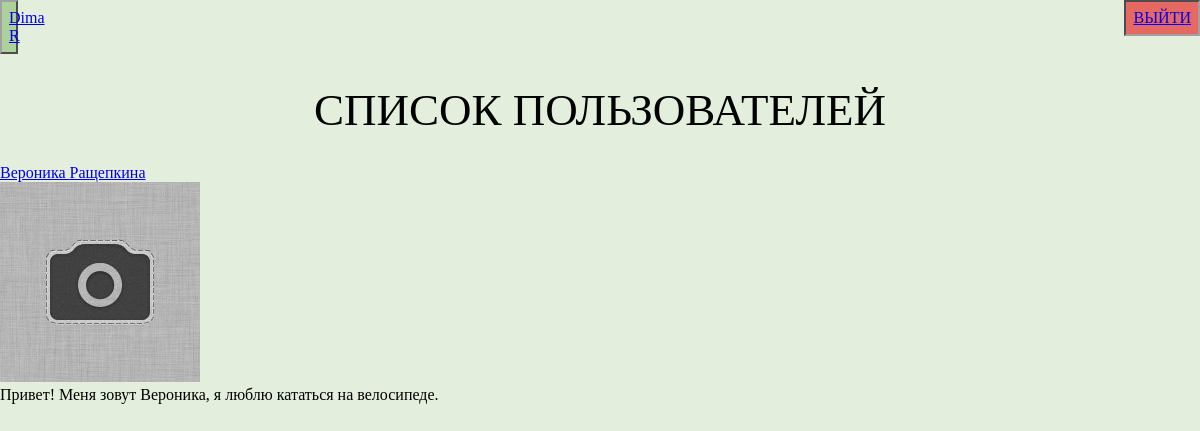
The page /users (signed in) on the database as committed earlier.
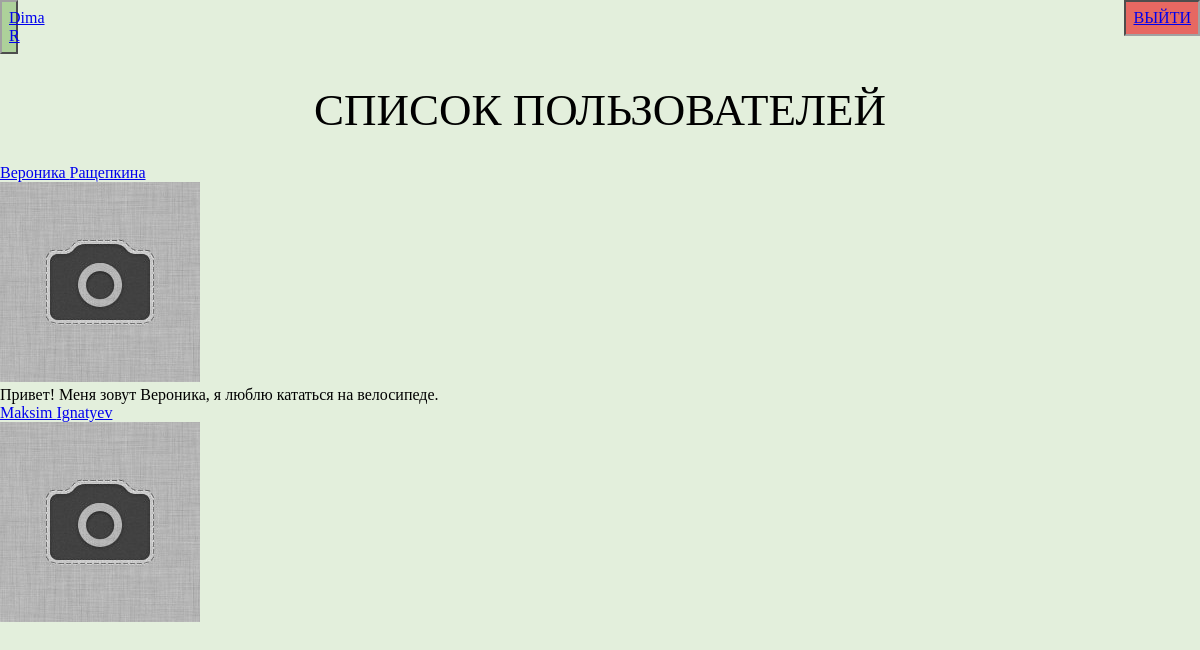
The same page on the database as committed later.
### data/users.py (models this page shows, shortened)
class User(SqlAlchemyBase, UserMixin):
    __tablename__ = 'users'
    id = sqlalchemy.Column(sqlalchemy.Integer,
                           primary_key=True, autoincrement=True)
    name = sqlalchemy.Column(sqlalchemy.String, nullable=True)
    surname = sqlalchemy.Column(sqlalchemy.String, nullable=True)
    about = sqlalchemy.Column(sqlalchemy.String, nullable=True)
    email = sqlalchemy.Column(sqlalchemy.String,
                              index=True, unique=True, nullable=True)
    hashed_password = sqlalchemy.Column(sqlalchemy.String, nullable=True)
    photo_id = sqlalchemy.Column(sqlalchemy.Integer, nullable=True, default=0)
    photo = sqlalchemy.Column(sqlalchemy.String, default='img/default.jpg')
    created_date = sqlalchemy.Column(sqlalchemy.DateTime,
                                     default=datetime.datetime.now)
    news = orm.relation("News", back_populates='user')

### main.py (the view)
@app.route('/users')
@login_required
def users():
    session = db_session.create_session()
    users = session.query(User).filter(User.id != current_user.id)
    return render_template('users.html', users=users)

### data/db_session.py (called while the page is built)
def create_session() -> Session:
    global __factory
    return __factory()

### main.py (called while the page is built)
@login_manager.user_loader
def load_user(user_id):
    session = db_session.create_session()
    return session.query(User).get(user_id)

### templates/users.html
{% extends "base.html" %}
{% block content %}
<h1 class="header">Список пользователей</h1>
{% for user in users %}
<div>
    <h3>
        <a href="/user/{{ user.id }}">{{ user.name }} {{ user.surname }}</a>
    </h3>
    <div>
        <img src="/static/{{ user.photo }}">
    </div>
    <div>
        {{ user.about }}
    </div>
</div>
{% endfor %}
{% endblock %}

### templates/base.html (shortened to what this page needs)
<!DOCTYPE html>
<html lang="en">
<head>
    <link rel="stylesheet" type="text/css" href="/static/css/style.css" />
</head>
<body>
<header>
    <nav>
        {% if current_user.is_authenticated %}
        <p class="name-button">
            <a href="/user/{{ current_user.id }}">{{ current_user.name }} {{
                current_user.surname }}</a>
        </p>
        <a href="/logout" class="logout">Выйти</a>
        {% else %}
        <p>
            <a class="top-button" href="/register">Зарегистрироваться</a>
            <a class="top-button" href="/login">Войти</a>
        </p>
        {% endif %}
    </nav>
</header>
<main role="main" class="container">
    {% block content %}{% endblock %}
</main>
</body>
</html>

### static/css/style.css (style rules this page uses)
body, h1, h2, h3, h4, p, a { margin: 0; font-size: 100%; font-weight: normal; }
body { font-family: 'Bookman Old Style', sans-regular; background-color: #e3efdc }
.header { height: 10vh; background-position: center; text-align: center; font-size: 45px; text-transform: uppercase; font-weight: 100; margin: auto; }
.logout { text-align: center; background-color: #e66862; padding: 7px; text-color: black; text-transform: uppercase; position: absolute; border: 2px inset #a1a1a1; right: 0; top: 0; }
.name-button { margin: 0 1675px 30px 0; text-align: center; background-color: #add19a; padding: 7px; background-position: right; text-color: black; border: 2px outset #a1a1a1; }

Rows that differ between the two databases and show on the page:
added User: name "Maksim", surname "Ignatyev", photo (placeholder picture)
